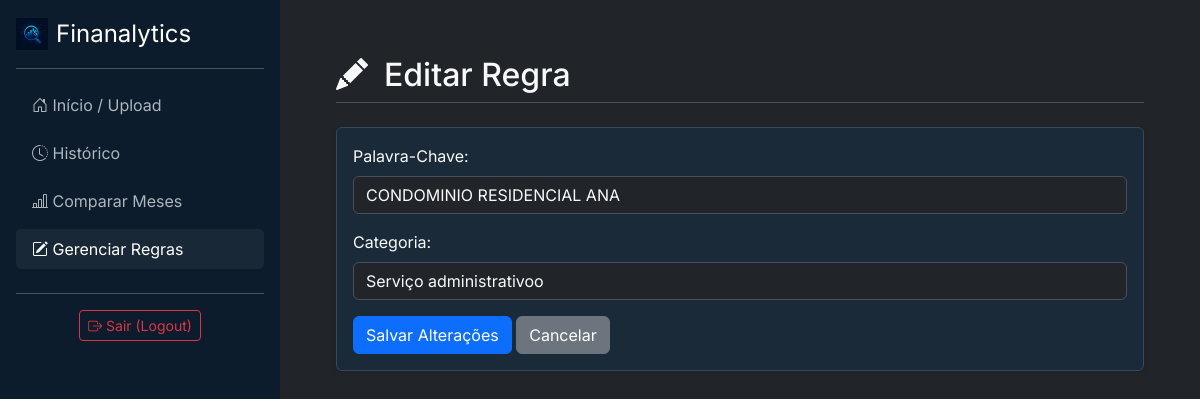
The page /regras/editar/3/ (signed in) on the database its author committed.
### analisador/models.py (models this page shows, shortened)
class Regra(models.Model):
    usuario = models.ForeignKey(User, on_delete=models.CASCADE)
    palavra_chave = models.CharField(max_length=100)
    categoria = models.CharField(max_length=100)

### analisador/views.py (the view)
# urls.py: path('regras/editar/<int:regra_id>/', views.editar_regra, name='editar_regra'),
@login_required
def editar_regra(request, regra_id):
    regra = Regra.objects.get(id=regra_id, usuario=request.user)
    if request.method == 'POST':
        regra.palavra_chave = request.POST.get('palavra_chave')
        regra.categoria = request.POST.get('categoria')
        regra.save() # Salva as alterações
        return redirect('gerenciar_regras')
    contexto = {
        'regra': regra,
        'active_page': 'regras'
    }
    return render(request, 'analisador/editar_regra.html', contexto)

### analisador/templates/analisador/editar_regra.html (shortened to what this page needs)
{% extends 'analisador/base.html' %}
{% block content %}
    <div class="d-flex justify-content-between align-items-center mb-4 pb-2 border-bottom">
        <h1 class="h2 mb-0"><i class="bi bi-pencil-fill me-3"></i>Editar Regra</h1>
    </div>
    <div class="card shadow-sm">
        <div class="card-body">
            <form method="POST">
                <div class="mb-3">
                    <label for="palavra_chave" class="form-label">Palavra-Chave:</label>
                    <input type="text" name="palavra_chave" class="form-control" id="palavra_chave" value="{{ regra.palavra_chave }}" required>
                </div>
                <div class="mb-3">
                    <label for="categoria" class="form-label">Categoria:</label>
                    <input type="text" name="categoria" class="form-control" id="categoria" value="{{ regra.categoria }}" required>
                </div>
                <button type="submit" class="btn btn-primary">Salvar Alterações</button>
                <a href="{% url 'gerenciar_regras' %}" class="btn btn-secondary">Cancelar</a>
            </form>
        </div>
    </div>
{% endblock %}

### static/css/custom.css (style rules this page uses)
:root { --bs-dark-rgb: 4, 28, 50; --bs-body-color: #f8f9fa; --bs-secondary-color: #adb5bd; --bs-primary: #0d6efd; --verde-sucesso: #198754; --vermelho-perigo: #dc3545; --amarelo-alerta: #ffc107; }
body { font-family: 'Inter', sans-serif; }
.card { background-color: #1a2a38; border: 1px solid #34495e; }

### rows shown on the page
Regra: palavra_chave "CONDOMINIO RESIDENCIAL ANA", categoria "Serviço administrativoo"
